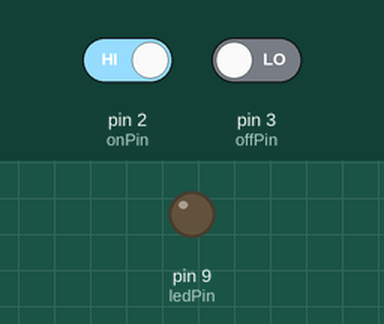
Simulated run of this sketch. Board: Arduino Uno, built with avr-gcc and run on an emulated ATmega328P. On the bench: output pins drawn as LEDs (lit = HIGH). The test bench sets the inputs (shaded band); at power-on: pin 2 (onPin) HIGH, pin 3 (offPin) LOW.

Above: at 1.2 s.
1.3 s: pin 2 (onPin) driven LOW
At 2.05 s:
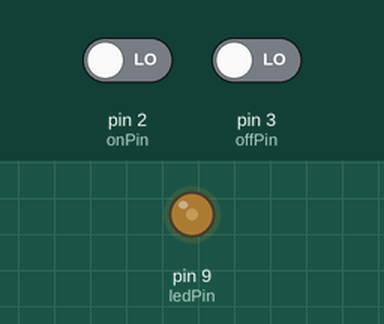
At 4.1 s:
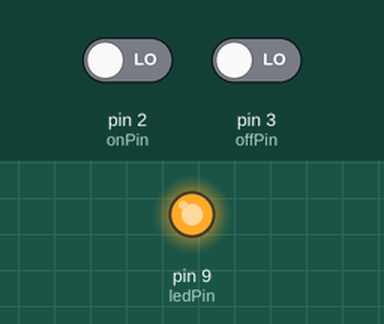
Timing chart, 0 to 5.6 s (numbered marks = the images above; inputs shaded):
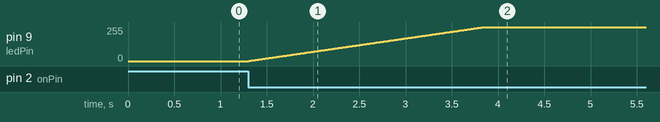

Measured:
- after the input at 1.3 s, pin 9 (ledPin): moves from 0/255 to 255/255 over 2.5 s, starting at once

The sketch:

circ_07_buttons.ino
```cpp
int ledPin = 9;

int onPin = 2;
int offPin = 3;
int value = 0;

void setup() {
  pinMode(ledPin, OUTPUT);
  pinMode(onPin, INPUT);
  pinMode(offPin, INPUT);
}

void loop() {
  if (digitalRead(onPin) == LOW) {
    value++;
  }
  else if(digitalRead(offPin) == LOW) {
    value--;
  }
  value = constrain(value, 0, 255);
  analogWrite(ledPin, value);
  delay(10);
}
```
